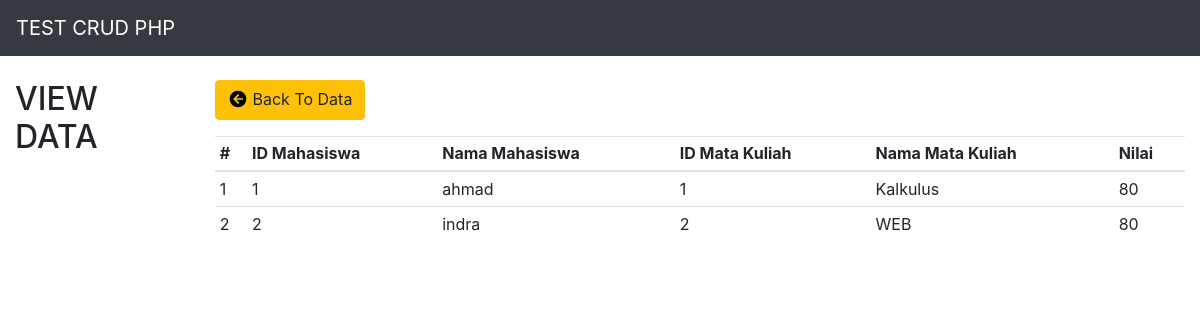
Screenshot of /index.php?page=view with the database file from the repository.
### tables this page shows
CREATE TABLE `mahasiswa` (
  `id` int(12) NOT NULL,
  `nama` varchar(50) NOT NULL,
  `alamat` text NOT NULL
);

CREATE TABLE `matakuliah` (
  `id` int(10) NOT NULL,
  `nama_matkul` varchar(25) NOT NULL,
  `id_mahasiswa` int(10) NOT NULL
);

CREATE TABLE `nilai` (
  `id` int(10) NOT NULL,
  `id_mahasiswa` int(10) NOT NULL,
  `id_matkul` int(10) NOT NULL,
  `nilai` int(10) NOT NULL,
  `keterangan` varchar(20) NOT NULL
);

### config.php (called while the page is built, shortened)
<?php
$WEB_CONFIG = [
	'app_name' => 'TEST CRUD PHP',
	'base_url' => 'http://localhost/crud/'
];

### operasi/view.php (the view, shortened to what this page needs)
<?php
$query = "SELECT `mahasiswa`.`id`, `matakuliah`.`id` AS `id1`, `mahasiswa`.`nama`, `matakuliah`.`nama_matkul`, `nilai`.`nilai` FROM `mahasiswa`
  INNER JOIN `matakuliah` ON `matakuliah`.`id_mahasiswa` = `mahasiswa`.`id`
  INNER JOIN `nilai` ON `matakuliah`.`id` = `nilai`.`id_matkul`";
$result = mysqli_query($connect, $query);
 ?>
<a href="<?= $WEB_CONFIG['base_url'] ?>" class="btn btn-warning mb-3">
	<svg style="width:20px;height:20px" viewBox="0 0 24 24" class="mb-1">
    	<path fill="#000000" d="M2,12A10,10 0 0,1 12,2A10,10 0 0,1 22,12A10,10 0 0,1 12,22A10,10 0 0,1 2,12M18,11H10L13.5,7.5L12.08,6.08L6.16,12L12.08,17.92L13.5,16.5L10,13H18V11Z" />
	</svg> Back To Data
</a>
<div class="box_table">
	<table class="table table-sm">
		<thead>
			<tr>
				<th>#</th>
				<th>ID Mahasiswa</th>
				<th>Nama Mahasiswa</th>
				<th>ID Mata Kuliah</th>
				<th>Nama Mata Kuliah</th>
				<th>Nilai </th>
			</tr>
		</thead>
		<tbody>
			<?php $no = 1; ?>
			<?php while($data = mysqli_fetch_array($result)) : ?>
			<tr>
				<td><?= $no ?></td>
				<td><?= $data['id'] ?></td>
				<td><?= $data['nama'] ?></td>
				<td><?= $data['id1'] ?></td>
				<td><?= $data['nama_matkul'] ?></td>
				<td><?= $data['nilai'] ?></td>
			</tr>
			<?php $no++ ?>
			<?php endwhile; ?>
		</tbody>
	</table>
</div>

### index.php (shortened to what this page needs)
<?php require 'config.php'; ?>
<!DOCTYPE html>
<html>
 <head>
	<link rel="stylesheet" href="assets/style.css">
	<link rel="stylesheet" href="assets/bootstrap/bootstrap.min.css">
</head>
<body>
	<nav class="navbar navbar-dark bg-dark fixed-top">
	  <a class="navbar-brand" href="#">
	    <?= $WEB_CONFIG['app_name'] ?>
	  </a>
	</nav>
	<?php session_start();
	$content = (isset($_GET["page"])) ? $_GET["page"] : ""; ?>
	<div class="container-fluid">
		<div class="row">
			<div class="col-md-2">
				<h2 class='text-uppercase'><?= $content ?> Data</h2>
			</div>
			<div class="col-md-10">
			<?php
			switch ($content) {
				case 'view':
					require 'operasi/view.php';
					break;
			} ?>
			</div>
		</div>
	</div>
</body>
</html>

### assets/style.css (style rules this page uses)
.container-fluid { margin-top: 80px; }

### rows the page displays
mahasiswa: id "1", nama "ahmad", matakuliah.id "1", matakuliah.nama_matkul "Kalkulus", nilai.nilai "80"
mahasiswa: id "2", nama "indra", matakuliah.id "2", matakuliah.nama_matkul "WEB", nilai.nilai "80"

### other values shown
$WEB_CONFIG['app_name'] "TEST CRUD PHP"
$content "VIEW"
